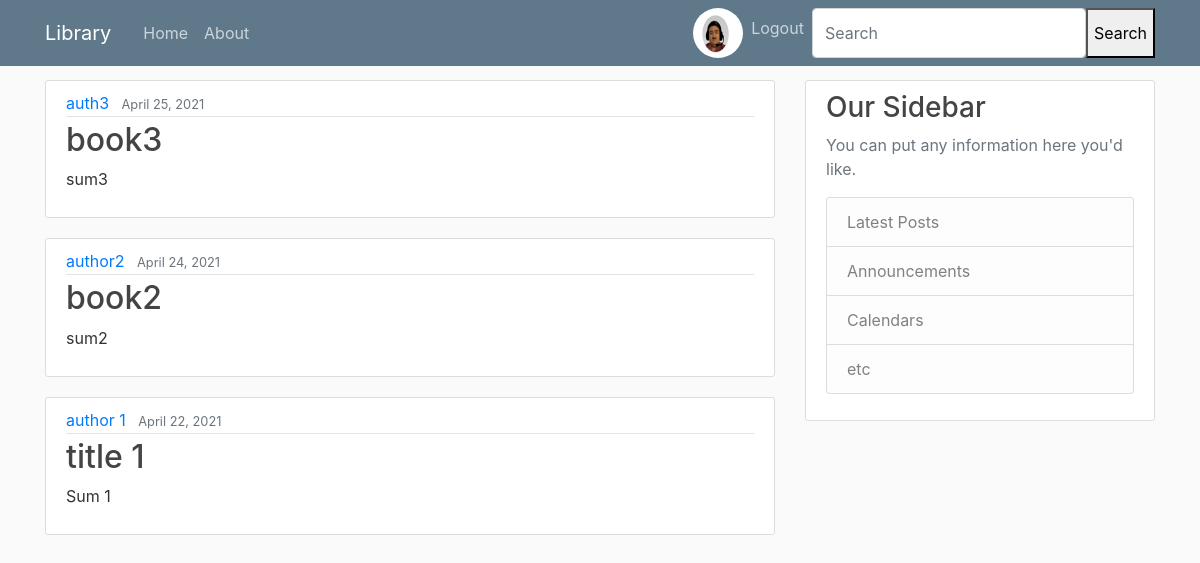
Screenshot of /library/ (signed in) with the database file from the repository.
### users/models.py (models this page shows, shortened)
class Profile(models.Model):
    user = models.OneToOneField(User, on_delete=models.CASCADE)
    image = models.ImageField(default='default.jpeg', upload_to='profile_pics')

### books/models.py (models this page shows, shortened)
class Book(models.Model):
    title = models.CharField(max_length=100)
    genre = models.CharField(max_length=50)
    author = models.CharField(max_length=100)
    date_added = models.DateTimeField(default=timezone.now)
    publisher = models.CharField(max_length=100)
    summary = models.TextField(blank=True)
    location = models.TextField()
    available = models.BooleanField(default=True)
    ISBN = models.CharField(max_length=17)

### books/views.py (the view)
# urls.py: path('library/', views.BookListView.as_view(), name='book-list'),
class BookListView(ListView):
    model = Book
    template_name = 'books/home.html'
    context_object_name = 'books'
    ordering = ['-date_added']

### books/templates/books/home.html (shortened to what this page needs)
{% extends "books/base.html" %}
{% block content %}
    {% for book in books %}
        <article class="media content-section">
            <div class="media-body">
                <div class="article-metadata">
                    <a class="mr-2" href="#">{{ book.author }}</a>
                    <small class="text-muted">{{ book.date_added|date:"F d, Y" }}</small>
                </div>
                <h2><a class="article-title" href="{% url 'book-detail' book.id %}">{{ book.title }}</a></h2>
                <p class="article-content">{{ book.summary }}</p>
            </div>
        </article>
    {% endfor %}
{% endblock content %}

### books/templates/books/base.html (shortened to what this page needs)
{% load static %}
<!DOCTYPE html>
<html>
<head>
    <link rel="stylesheet" href="https://maxcdn.bootstrapcdn.com/bootstrap/4.0.0/css/bootstrap.min.css">
    <link rel="stylesheet" type="text/css" href="{% static 'books/main.css' %}">
</head>
<body>
    <header class="site-header">
      <nav class="navbar navbar-expand-md navbar-dark bg-steel fixed-top">
        <div class="container">
          <a class="navbar-brand mr-4" href="{% url 'book-list' %}">Library</a>
          <div class="collapse navbar-collapse" id="navbarToggle">
            <div class="navbar-nav mr-auto">
              <a class="nav-item nav-link" href="{% url 'main-home' %}">Home</a>
              <a class="nav-item nav-link" href="#">About</a>
            </div>
            <div class="navbar-nav">
              {% if user.is_authenticated %}
                  <div class="image-container">
                      <a href="{% url 'profile' %}">
                      <img class="rounded-circle article-image img-fluid img-pro"  src="{{ user.profile.image.url }}">
                    </a>
                  </div>
                  <a class="nav-item nav-link" href="{% url 'logout' %}">Logout</a>
              {% else %}
                  <a class="nav-item nav-link" href="{% url 'login' %}">Login</a>
                  <a class="nav-item nav-link" href="{% url 'register' %}">Register</a>
              {% endif %}
                  <form class="d-flex" method=POST action="{% url 'search-venues' %}">
        <input class="form-control me-2" type="search" placeholder="Search" aria-label="Search" name="searched">
        <button type="submit">Search</button>
      </form>
            </div>
          </div>
        </div>
      </nav>
    </header>
    <main role="main" class="container">
      <div class="row">
        <div class="col-md-8">
          {% block content %}{% endblock %}
        </div>
        <div class="col-md-4">
          <div class="content-section">
            <h3>Our Sidebar</h3>
            <p class='text-muted'>You can put any information here you'd like.
              <ul class="list-group">
                <li class="list-group-item list-group-item-light">Latest Posts</li>
                <li class="list-group-item list-group-item-light">Announcements</li>
                <li class="list-group-item list-group-item-light">Calendars</li>
                <li class="list-group-item list-group-item-light">etc</li>
              </ul>
            </p>
          </div>
        </div>
      </div>
    </main>
</body>
</html>

### books/static/books/main.css (style rules this page uses)
body { background: #fafafa; color: #333333; margin-top: 5rem; }
h1, h2, h3, h4, h5, h6 { color: #444444; }
ul { margin: 0; }
.bg-steel { background-color: #5f788a; }
.site-header .navbar-nav .nav-link { color: #cbd5db; }
.content-section { background: #ffffff; padding: 10px 20px; border: 1px solid #dddddd; border-radius: 3px; margin-bottom: 20px; }
.article-title { color: #444444; }
.article-content { white-space: pre-line; }
.article-metadata { padding-bottom: 1px; margin-bottom: 4px; border-bottom: 1px solid #e3e3e3 }
.img-pro { width: 50px ; height: 50px; }
.image-container { height: 50px; width:50px; }

### rows the page displays
Book: author "auth3", date_added "April 25, 2021", title "book3", summary "sum3"
Book: author "author2", date_added "April 24, 2021", title "book2", summary "sum2"
Book: author "author 1", date_added "April 22, 2021", title "title 1", summary "Sum 1"
